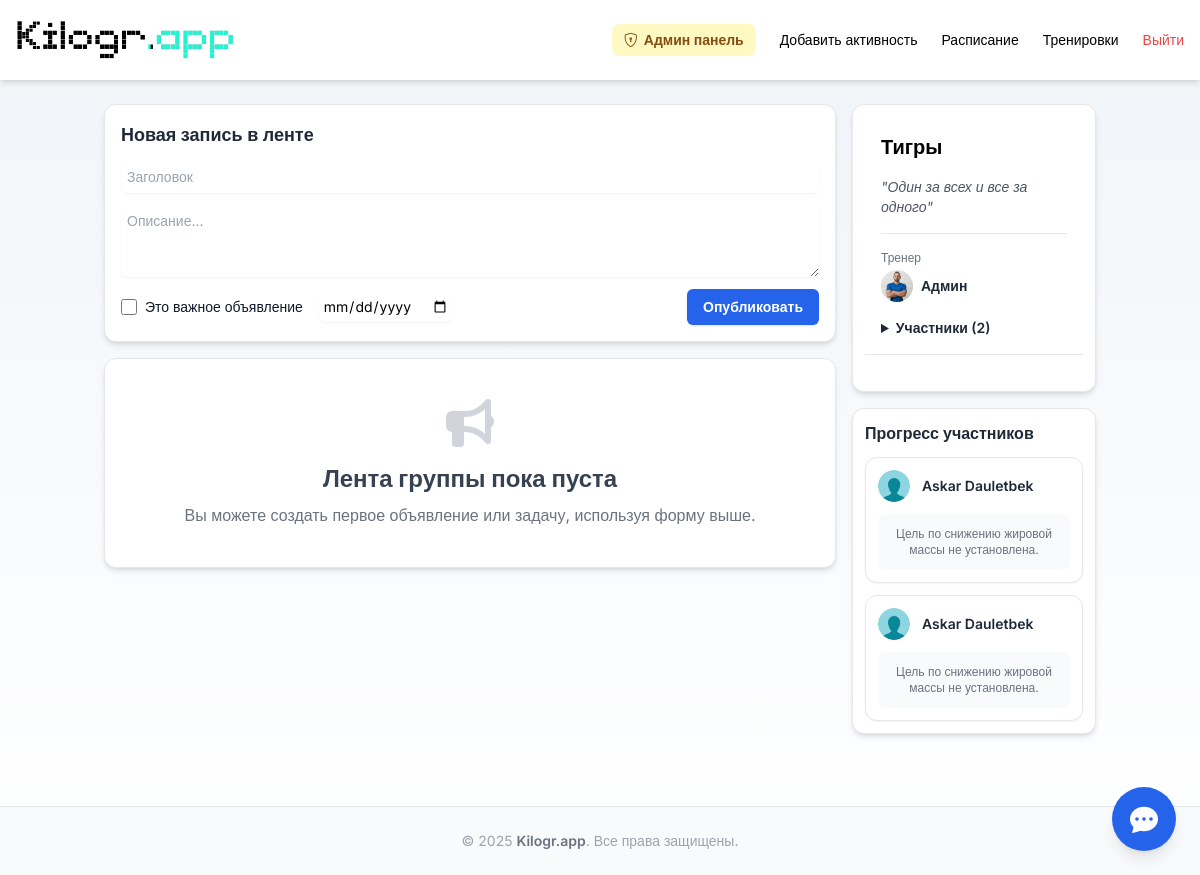
The app's page /groups/1 (signed in), older data.
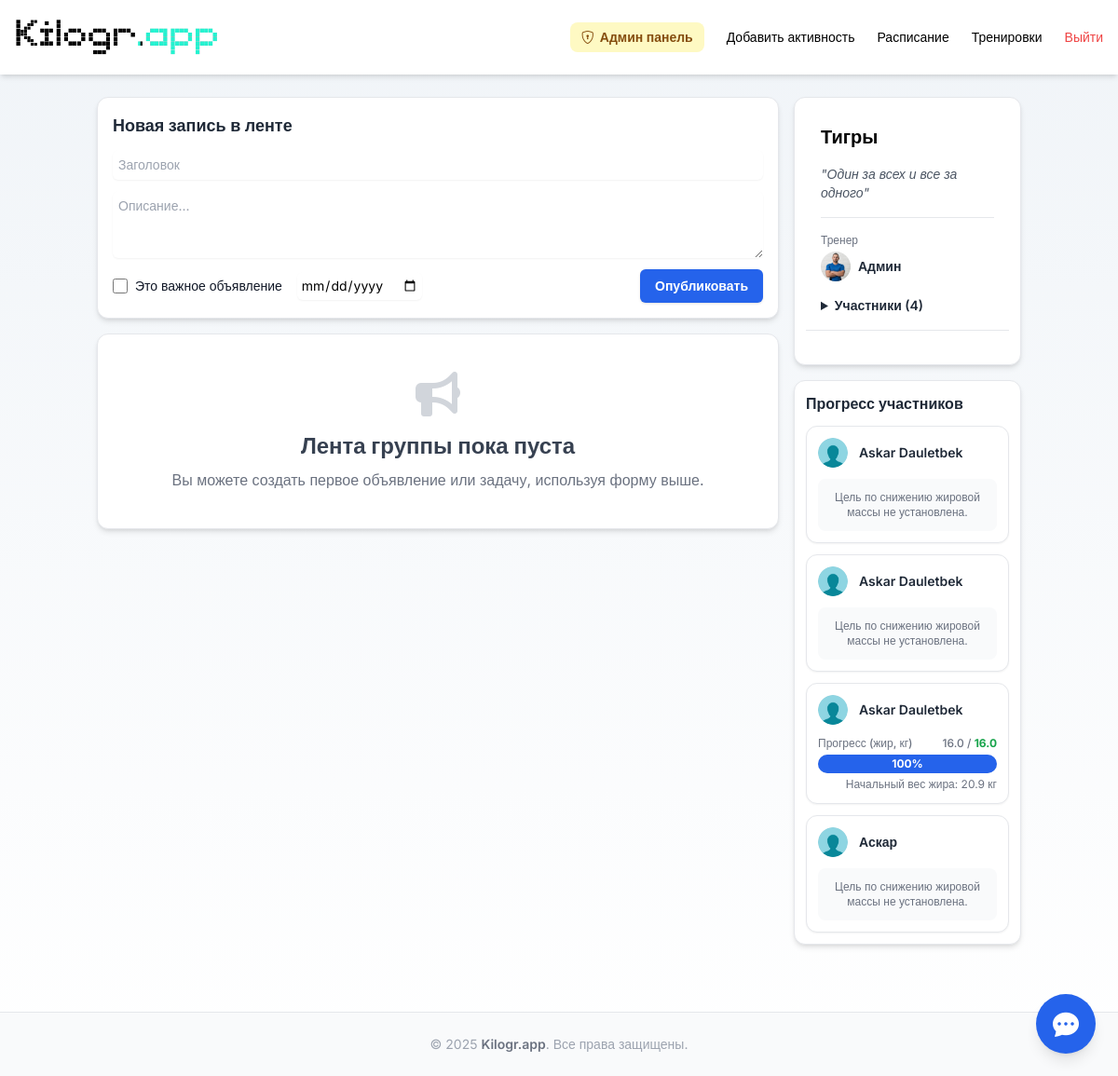
The same page, newer data.
### app.py (models this page shows, shortened)
class User(db.Model):
    @property
    def has_subscription(self):
        return self.is_trainer or (self.subscription and self.subscription.is_active)
    id = db.Column(db.Integer, primary_key=True)
    email = db.Column(db.String(120), unique=True, nullable=False)
    password = db.Column(db.String(128), nullable=False)
    name = db.Column(db.String(50), nullable=False)
    date_of_birth = db.Column(db.Date)
    fat_mass_goal = db.Column(db.Float, nullable=True)
    muscle_mass_goal = db.Column(db.Float, nullable=True)
    is_trainer = db.Column(db.Boolean, default=False, nullable=False)
    avatar = db.Column(db.String(200), nullable=False, default='i.webp')
    analysis_comment = db.Column(db.Text)
    telegram_chat_id = db.Column(db.String(50), nullable=True)
    telegram_code = db.Column(db.String(10), nullable=True)
    show_welcome_popup = db.Column(db.Boolean, default=False, nullable=False)
    updated_at = db.Column(db.DateTime, default=datetime.utcnow)

class BodyAnalysis(db.Model):
    id = db.Column(db.Integer, primary_key=True)
    user_id = db.Column(db.Integer, db.ForeignKey('user.id'))
    timestamp = db.Column(db.DateTime, default=datetime.utcnow)
    height = db.Column(db.Integer)
    weight = db.Column(db.Float)
    muscle_mass = db.Column(db.Float)
    muscle_percentage = db.Column(db.Float)
    body_water = db.Column(db.Float)
    protein_percentage = db.Column(db.Float)
    bone_mineral_percentage = db.Column(db.Float)
    skeletal_muscle_mass = db.Column(db.Float)
    visceral_fat_rating = db.Column(db.Float)
    metabolism = db.Column(db.Integer)
    waist_hip_ratio = db.Column(db.Float)
    body_age = db.Column(db.Integer)
    fat_mass = db.Column(db.Float)
    bmi = db.Column(db.Float)
    fat_free_body_weight = db.Column(db.Float)
    user = db.relationship('User', backref=db.backref('analyses', lazy=True))

### app.py (the view)
@app.route('/groups/<int:group_id>')
@login_required
def group_detail(group_id):
    if not get_current_user().has_subscription:
        flash("Доступ к группам и сообществу открыт только по подписке.", "warning")
        return redirect(url_for('profile'))
    group = Group.query.get_or_404(group_id)
    user = get_current_user()
    is_member = any(m.user_id == user.id for m in group.members)
    raw_messages = GroupMessage.query.filter_by(group_id=group.id).order_by(GroupMessage.timestamp.desc()).all()
    processed_messages = []
    last_sender_id = None
    for message in raw_messages:
        show_avatar = (message.user_id != last_sender_id)
        processed_messages.append({
            'id': message.id, 'group_id': message.group_id, 'user_id': message.user_id, 'user': message.user,
            'text': message.text, 'timestamp': message.timestamp, 'image_file': message.image_file,
            'reactions': message.reactions, 'show_avatar': show_avatar, 'is_current_user': (message.user_id == user.id)
        })
        last_sender_id = message.user_id
    all_posts = GroupTask.query.filter_by(group_id=group.id).order_by(GroupTask.created_at.desc()).all()
    group_member_stats = []
    if user.is_trainer and group.trainer_id == user.id:
        today = date.today()
        all_relevant_members = [m.user for m in group.members]
        if group.trainer not in all_relevant_members and group.trainer.email != ADMIN_EMAIL:
            all_relevant_members.append(group.trainer)
        for member_user in all_relevant_members:
            if member_user.email == ADMIN_EMAIL and not any(m.user_id == member_user.id for m in group.members):
                continue
            latest_analysis = BodyAnalysis.query.filter_by(user_id=member_user.id).order_by(
                BodyAnalysis.timestamp.desc()).first()
            fat_loss_progress = None
            if latest_analysis and member_user.fat_mass_goal and latest_analysis.fat_mass > member_user.fat_mass_goal:
                start_datetime = latest_analysis.timestamp
                meal_data = db.session.query(MealLog.date, func.sum(MealLog.calories)).filter(
                    MealLog.user_id == member_user.id, MealLog.date >= start_datetime.date()
                ).group_by(MealLog.date).all()
                meal_map = dict(meal_data)
                activity_data = db.session.query(Activity.date, Activity.active_kcal).filter(
                    Activity.user_id == member_user.id, Activity.date >= start_datetime.date()
                ).all()
                activity_map = dict(activity_data)
                member_metabolism = latest_analysis.metabolism or 0
                total_accumulated_deficit = 0
                delta_days = (today - start_datetime.date()).days
                if delta_days >= 0:
                    for i in range(delta_days + 1):
                        current_day = start_datetime.date() + timedelta(days=i)
                        consumed = meal_map.get(current_day, 0)
                        burned_active = activity_map.get(current_day, 0)
                        if i == 0:  # Это день анализа
                            calories_before_analysis = db.session.query(func.sum(MealLog.calories)).filter(
                                MealLog.user_id == member_user.id,
                                MealLog.date == current_day,
                                MealLog.created_at < start_datetime
                            ).scalar() or 0
                            consumed -= calories_before_analysis
                            burned_active = 0
                        daily_deficit = (member_metabolism + burned_active) - consumed
                        if daily_deficit > 0:
                            total_accumulated_deficit += daily_deficit
                KCAL_PER_KG_FAT = 7700
                total_fat_to_lose_kg = latest_analysis.fat_mass - member_user.fat_mass_goal
                estimated_fat_burned_kg = min(total_accumulated_deficit / KCAL_PER_KG_FAT, total_fat_to_lose_kg)
                percentage = 0
                if total_fat_to_lose_kg > 0:
                    percentage = (estimated_fat_burned_kg / total_fat_to_lose_kg) * 100
                fat_loss_progress = {
                    'percentage': min(100, max(0, percentage)),
                    'initial_kg': latest_analysis.fat_mass,
                    'goal_kg': member_user.fat_mass_goal,
                    'current_kg': latest_analysis.fat_mass - estimated_fat_burned_kg
                }
            group_member_stats.append({
                'user': member_user,
                'fat_loss_progress': fat_loss_progress,
                'is_trainer_in_group': (member_user.id == group.trainer_id)
            })
        group_member_stats.sort(key=lambda x: (not x['is_trainer_in_group'], x['user'].name.lower()))
    return render_template('group_detail.html',
                           group=group,
                           is_member=is_member,
                           processed_messages=processed_messages,
                           group_member_stats=group_member_stats,
                           all_posts=all_posts)

### app.py (called while the page is built)
def login_required(f):
    @wraps(f)
    def decorated_function(*args, **kwargs):
        if 'user_id' not in session:
            return redirect('/login')
        return f(*args, **kwargs)
    return decorated_function

def get_current_user():
    user_id = session.get('user_id')
    if user_id:
        return db.session.get(User, user_id)
    return None

@app.context_processor
def inject_flags():
    u = get_current_user()
    return dict(is_trainer_user=bool(u and u.is_trainer))

@app.context_processor
def utility_processor():
    def get_bmi_category(bmi):
        if bmi is None:
            return ""
        if bmi < 18.5:
            return "Недостаточный вес"
        elif bmi < 25:
            return "Норма"
        elif bmi < 30:
            return "Избыточный вес"
        else:
            return "Ожирение"
    return dict(
        get_bmi_category=get_bmi_category,
        calculate_age=calculate_age,  # <-- теперь в шаблоне доступна
        today=date.today(),  # <-- и переменная today
    )

@app.context_processor
def inject_user():
    return {'current_user': get_current_user()}

### templates/group_detail.html (shortened to what the changed rows need)
{% extends 'base.html' %}
{% block content %}
<div class="container mx-auto px-2 py-4 sm:px-4 sm:py-6">
  <div class="flex flex-col lg:flex-row gap-4">
    <div class="lg:w-3/4 space-y-4">
         <div class="space-y-4">
            {% set tasks = all_posts | selectattr('is_announcement', '==', false) | list %}
            {% set announcements = all_posts | selectattr('is_announcement', '==', true) | list %}
            {% if tasks or announcements %}
                {% if tasks %}
                <div>
                    <h3 class="text-sm font-semibold text-gray-500 uppercase tracking-wider mb-2">Активные задачи</h3>
                    <div class="space-y-3">
                        {% for task in tasks %}
                            <div class="bg-purple-50 border-l-4 border-purple-500 p-3 rounded-r-md shadow-sm relative text-sm">
                                <p class="font-bold text-purple-800 text-base">{{ task.title }}</p>
                                {% if task.description %}<p class="text-purple-700 mt-1">{{ task.description | safe }}</p>{% endif %}
                                <p class="text-xs text-purple-600 mt-2">Срок: {{ task.due_date.strftime('%d.%m.%Y') if task.due_date else 'Не указан' }}</p>
                                {% if current_user.is_trainer and group.trainer_id == current_user.id %}
                                <form action="{{ url_for('delete_group_task', task_id=task.id) }}" method="POST" class="absolute top-1 right-1"><button type="submit" class="text-red-400 hover:text-red-600 text-base" title="Удалить"><i class="fas fa-times-circle"></i></button></form>
                                {% endif %}
                            </div>
                        {% endfor %}
                    </div>
                </div>
                {% endif %}
                {% if announcements %}
                <div>
                    <h3 class="text-sm font-semibold text-gray-500 uppercase tracking-wider mb-2">Объявления</h3>
                    <div class="space-y-3">
                        {% for ann in announcements %}
                            <div class="bg-yellow-50 border-l-4 border-yellow-500 p-3 rounded-r-md shadow-sm relative text-sm">
                                <p class="font-bold text-yellow-800 text-base">{{ ann.title }}</p>
                                {% if ann.description %}<p class="text-yellow-700 mt-1">{{ ann.description | safe }}</p>{% endif %}
                                <p class="text-xs text-gray-400 mt-2">Опубликовано: {{ ann.created_at.strftime('%d.%m.%Y в %H:%M') }}</p>
                                {% if current_user.is_trainer and group.trainer_id == current_user.id %}
                                <form action="{{ url_for('delete_group_task', task_id=ann.id) }}" method="POST" class="absolute top-1 right-1"><button type="submit" class="text-red-400 hover:text-red-600 text-base" title="Удалить"><i class="fas fa-times-circle"></i></button></form>
                                {% endif %}
                            </div>
                        {% endfor %}
                    </div>
                </div>
                {% endif %}
            {% else %}
                <div class="text-center p-10 bg-white rounded-xl shadow-md border border-gray-200">
                    <h2 class="text-2xl font-bold text-gray-700">Лента группы пока пуста</h2>
                </div>
            {% endif %}
        </div>
    </div>
    <div class="lg:w-1/4 space-y-4 flex flex-col">
      <div class="bg-white p-3 rounded-xl shadow-md border border-gray-200">
          <div class="p-4 space-y-4">
            <h2 class="text-xl font-bold">{{ group.name }}</h2>
            <div>
                <details>
                    <summary class="text-sm text-gray-800 font-semibold cursor-pointer">Участники ({{ group.members|length }})</summary>
                </details>
            </div>
        </div>
      </div>
{% if group_member_stats %}
<div class="bg-white p-3 rounded-xl shadow-md border border-gray-200">
  <h2 class="text-base font-semibold text-gray-800 mb-3">Прогресс участников</h2>
  <div class="space-y-3">
    {% for member_stat in group_member_stats %}
      {% if not member_stat.is_trainer_in_group %}
      <div class="bg-white border border-gray-200 rounded-xl p-3 shadow-sm">
        <div class="flex items-center space-x-3 mb-3">
          <img src="{{ url_for('serve_uploaded_file', filename=member_stat.user.avatar) if member_stat.user.avatar else url_for('static', filename='default-avatar.png') }}" class="w-8 h-8 object-cover rounded-full">
          <span class="font-semibold text-gray-800 text-sm">{{ member_stat.user.name }}</span>
        </div>
        {% if member_stat.fat_loss_progress %}
          {% set progress = member_stat.fat_loss_progress %}
          <div class="text-sm">
              <div class="flex justify-between mb-1 text-xs font-medium text-gray-500">
                  <span>Прогресс (жир, кг)</span>
                  <span>{{ "%.1f"|format(progress.current_kg) }} / <span class="font-bold text-green-600">{{ "%.1f"|format(progress.goal_kg) }}</span></span>
              </div>
              <div class="w-full bg-gray-200 rounded-full h-5 relative">
                  <div class="progress-bar-fill bg-blue-600 h-5 rounded-full flex items-center justify-center" style="width: {{ progress.percentage|int }}%">
                      <span class="text-white font-bold text-xs">{{ progress.percentage|int }}%</span>
                  </div>
              </div>
              <div class="text-right text-xs text-gray-500 mt-1">
                  Начальный вес жира: {{ "%.1f"|format(progress.initial_kg) }} кг
              </div>
          </div>
        {% else %}
          <div class="text-center text-xs text-gray-500 p-3 bg-gray-50 rounded-lg">
              Цель по снижению жировой массы не установлена.
          </div>
        {% endif %}
      </div>
      {% endif %}
    {% endfor %}
  </div>
</div>
{% endif %}
    </div>
  </div>
</div>
{% endblock %}

Row changes from the older to the newer data that the page shows:
added User: avatar (picture), user.name "Askar Dauletbek", goal_kg "16.0"
added BodyAnalysis: initial_kg "20.9"
now on this page (row edited): User: avatar (picture), user.name "Аскар"
Text that changed along with them:
{{ group.members|length }}: "2" → "4"
new list line: "Прогресс (жир, кг) 16.0 / 100 % Начальный вес жира: кг"
new list line: "Цель по снижению жировой массы не установлена."
